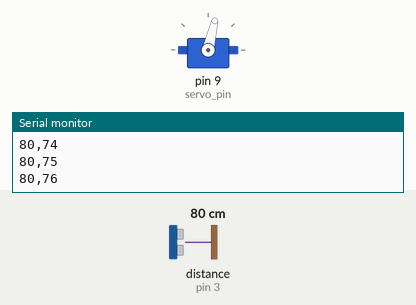
Simulated run of this sketch. Board: Arduino Uno, built with avr-gcc and run on an emulated ATmega328P. Shown: servo, the last lines printed to the serial monitor. Wiring (inferred from the names in the program): ultrasonic range finder: trigger pin 4; echo pin 3. The inputs (shaded band) are chosen by the test bench; at power-on: distance to the obstacle (sensor on pin 3) 80 cm. The echo pulse lasts 58.3 µs per cm.

Above: at 1.2 s.
1.3 s: distance to the obstacle (sensor on pin 3) set to 2 cm
At 2.0 s:
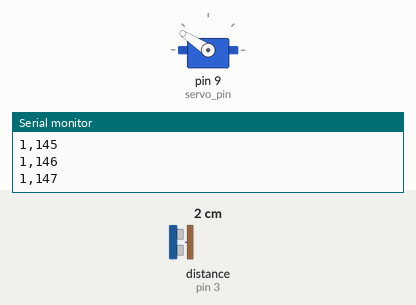
4.3 s: distance to the obstacle (sensor on pin 3) set to 250 cm
At 5.5 s:
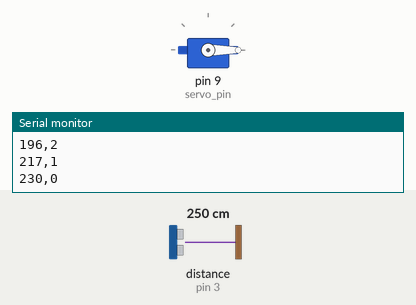
7.3 s: distance to the obstacle (sensor on pin 3) set to 4 cm
At 8.3 s:
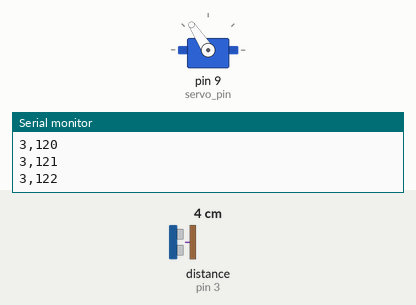
10.3 s: distance to the obstacle (sensor on pin 3) set to 35 cm
Timing chart, 0 to 14.3 s (numbered marks = the images above; inputs shaded):
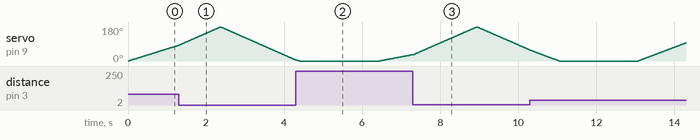

The sketch:

servor.ino
```cpp
#include<Servo.h>
#define trigPin 4
#define echoPin 3
unsigned long LastChange = 0;
unsigned long debounceDelay = 100;
const int servo_pin = 9;
Servo servo;
unsigned long previous_distance = 400;
void triggerUltrasonicSensor(){
  digitalWrite(trigPin , LOW);
  delayMicroseconds(2);
  digitalWrite(trigPin , HIGH);
  delayMicroseconds(10);
  digitalWrite(trigPin , LOW);
}
long getUltrasonicDistance(){
  long duration = pulseIn(echoPin , HIGH);
  long distance = duration / 58.0;
  if (distance > 400){
    distance = previous_distance;
  }
  else{
    distance = previous_distance * 0.6 + distance * 0.4;
    previous_distance = distance;
  }
  return distance;
}
void setup() {
  Serial.begin(115200);
  servo.attach(servo_pin);
  pinMode(trigPin , OUTPUT);
  pinMode(echoPin , INPUT);
}

void loop() {
  for (int pos = 0 ; pos <= 180 ; pos++){
    servo.write(pos);
    triggerUltrasonicSensor();
    int x = getUltrasonicDistance();
    Serial.print(x);
    Serial.print(",");
    Serial.println(pos);
    delay(10);
  }
  for (int pos = 180  ; pos >= 0 ; pos--){
    servo.write(pos);
    triggerUltrasonicSensor();
    int x = getUltrasonicDistance();
    Serial.print(x);
    Serial.print(",");
    Serial.println(pos);
    delay(10);
  }
  delay(2000);
}
```
